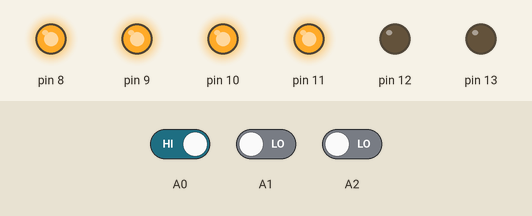
A sketch run on a simulated Arduino Uno, built with avr-gcc and run on an emulated ATmega328P. Parts: output pins drawn as LEDs (lit = HIGH). The test bench sets the inputs (shaded band); at power-on: A0 HIGH, A1 LOW, A2 LOW.

Above: at 1.2 s.
1.3 s: A0 driven LOW
At 2.2 s:
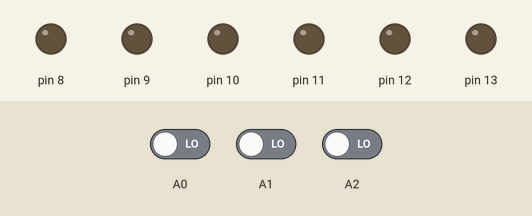
2.8 s: A1 driven HIGH
At 3.3 s:
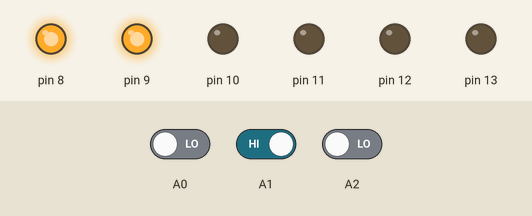
4.3 s: A2 driven HIGH
At 5.5 s:
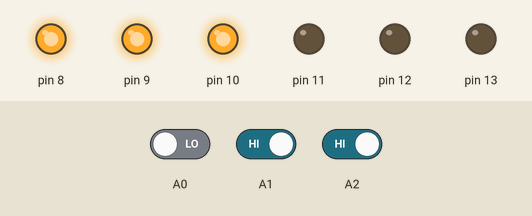
5.8 s: A0 driven HIGH
At 6.6 s:
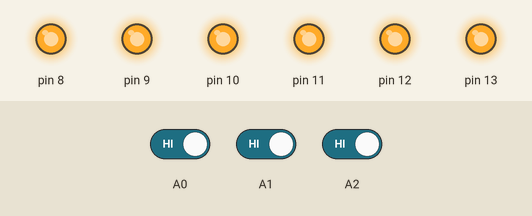
8.8 s: A1 driven LOW
At 11.0 s:
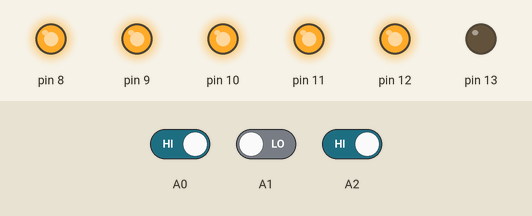
11.3 s: A0 driven LOW
At 12.2 s:
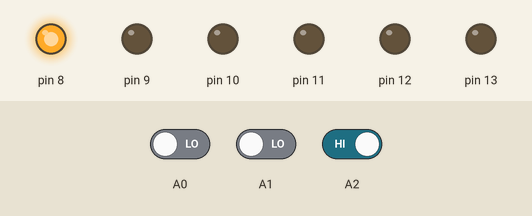
Timing chart, 0 to 13.8 s (numbered marks = the images above; inputs shaded):
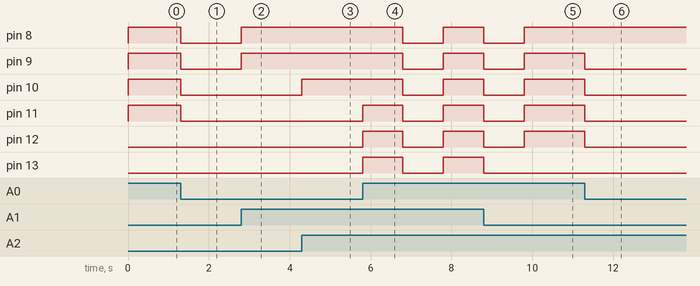

The sketch:

entrenador1_p2.ino
```cpp
// PRÁCTICA #1

// EJERCICIO DOS
// Primero se indica con la función pinMode el pin que se utilizará y su función (entrada/salida)

void setup() {
  pinMode(A0, INPUT);
  pinMode(A1, INPUT);
  pinMode(A2, INPUT);
  pinMode(8, OUTPUT);
  pinMode(9, OUTPUT);
  pinMode(10, OUTPUT);
  pinMode(11, OUTPUT);
  pinMode(12, OUTPUT);
  pinMode(13, OUTPUT);
}

void loop() {
  // Con la función digitalRead se hará una lectura de la señal que reciban los pines A0, A1 y A2,
  // y se transformará a un valor entero (0 ó 1) con int

  int a=digitalRead(A0);
  int b=digitalRead(A1);
  int c=digitalRead(A2);


// Ahora con la combinación de los interruptores se formarán los números del 0-7 en sistema binario
// Esto indicará el número de leds que se deben encender.

  //CERO = no encienden los leds
  if (a == 0 && b == 0 && c ==0) {
    digitalWrite(8,LOW);
    digitalWrite(9,LOW);
    digitalWrite(10,LOW);
    digitalWrite(11,LOW);
    digitalWrite(12,LOW);
    digitalWrite(13,LOW);
  }
  //UNO = se enciende un led
  else if (a == 0 && b == 0 && c ==1) {
    digitalWrite(8,HIGH);
    digitalWrite(9,LOW);
    digitalWrite(10,LOW);
    digitalWrite(11,LOW);
    digitalWrite(12,LOW);
    digitalWrite(13,LOW);
  }
  // DOS = se encienden dos leds
  else if (a == 0 && b == 1 && c ==0) {
    digitalWrite(8,HIGH);
    digitalWrite(9,HIGH);
    digitalWrite(10,LOW);
    digitalWrite(11,LOW);
    digitalWrite(12,LOW);
    digitalWrite(13,LOW);
  }
    //TRES
   else if (a == 0 && b == 1 && c == 1) {
    digitalWrite(8,HIGH);
    digitalWrite(9,HIGH);
    digitalWrite(10,HIGH);
    digitalWrite(11,LOW);
    digitalWrite(12,LOW);
    digitalWrite(13,LOW);
   }
    //CUATRO
   else if (a == 1 && b == 0 && c == 0) {
    digitalWrite(8,HIGH);
    digitalWrite(9,HIGH);
    digitalWrite(10,HIGH);
    digitalWrite(11,HIGH);
    digitalWrite(12,LOW);
    digitalWrite(13,LOW);
   }
    //CINCO
   else if (a == 1 && b == 0 && c == 1) {
    digitalWrite(8,HIGH);
    digitalWrite(9,HIGH);
    digitalWrite(10,HIGH);
    digitalWrite(11,HIGH);
    digitalWrite(12,HIGH);
    digitalWrite(13,LOW);
   }
    //SEIS
   else if (a == 1 && b == 1 && c == 0) {
    digitalWrite(8,HIGH);
    digitalWrite(9,HIGH);
    digitalWrite(10,HIGH);
    digitalWrite(11,HIGH);
    digitalWrite(12,HIGH);
    digitalWrite(13,HIGH);
   }
    //SIETE (TODOS) = se encienden y apagan los leds cada segundo
   else if (a == 1 && b == 1 && c == 1) {
    digitalWrite(8,HIGH);
    digitalWrite(9,HIGH);
    digitalWrite(10,HIGH);
    digitalWrite(11,HIGH);
    digitalWrite(12,HIGH);
    digitalWrite(13,HIGH);
    delay(1000);

    digitalWrite(8,LOW);
    digitalWrite(9,LOW);
    digitalWrite(10,LOW);
    digitalWrite(11,LOW);
    digitalWrite(12,LOW);
    digitalWrite(13,LOW);
    delay(1000);
   }

}
```

Measured:
- after the input at 1.3 s, pin 8–11: HIGH → LOW at once
- after the input at 2.8 s, pin 8, pin 9: LOW → HIGH at once
- after the input at 4.3 s, pin 10: LOW → HIGH at once
- after the input at 5.8 s, pin 8–10: HIGH → LOW after 1.0 s, → HIGH 1.0 s later; pin 11–13: LOW → HIGH at once, → LOW 1.0 s later, → HIGH 1.0 s later
- after the input at 8.8 s, pin 8–12: goes on until 9.8 s, then stays HIGH; pin 13: goes on until 8.8 s, then stays LOW
- after the input at 11.3 s, pin 9–12: HIGH → LOW at once
